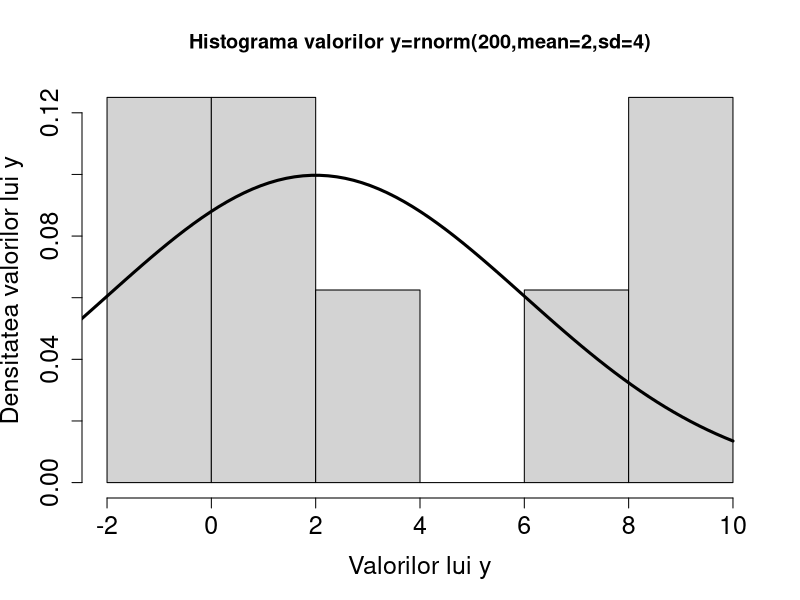

Write the R code that produced this figure. (Note: this script raises an error after producing the figure.)
nr=8;media=2;devs=4;
y=rnorm(nr,mean=2,sd=4)
hist(y,probability=TRUE,col="lightgray",
     main="Histograma valorilor y=rnorm(200,mean=2,sd=4)",
     xlab="Valorilor lui y",
     ylab="Densitatea valorilor lui y",cex.axis=1.5,
     cex.lab=1.5)
x1=seq(-6,10,length=100)
y1=dnorm(x1,mean=2,sd=4)
lines(x1,y1, lwd=3)
ex=expression(paste(rho,"(",x,")=",frac(1,
  4*sqrt(2*pi))," ",
  plain(e)^{frac(-(x-2)^2,2%*%4^2)}))
text(locator(),ex,cex=1.5)

